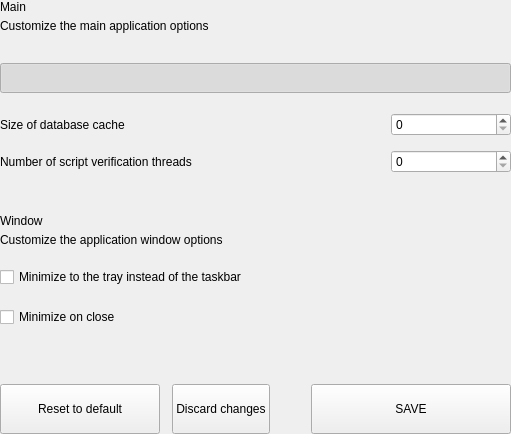
<?xml version="1.0" encoding="UTF-8"?>
<ui version="4.0">
 <class>SettingsMainOptionsWidget</class>
 <widget class="QWidget" name="SettingsMainOptionsWidget">
  <property name="geometry">
   <rect>
    <x>0</x>
    <y>0</y>
    <width>511</width>
    <height>434</height>
   </rect>
  </property>
  <property name="windowTitle">
   <string notr="true">N/A</string>
  </property>
  <layout class="QVBoxLayout" name="verticalLayout">
   <property name="spacing">
    <number>0</number>
   </property>
   <property name="leftMargin">
    <number>0</number>
   </property>
   <property name="topMargin">
    <number>0</number>
   </property>
   <property name="rightMargin">
    <number>0</number>
   </property>
   <property name="bottomMargin">
    <number>0</number>
   </property>
   <item>
    <widget class="QWidget" name="left" native="true">
     <layout class="QVBoxLayout" name="verticalLayout_3">
      <property name="leftMargin">
       <number>0</number>
      </property>
      <property name="topMargin">
       <number>0</number>
      </property>
      <property name="rightMargin">
       <number>0</number>
      </property>
      <property name="bottomMargin">
       <number>0</number>
      </property>
      <item>
       <layout class="QVBoxLayout" name="verticalLayout_2">
        <property name="spacing">
         <number>0</number>
        </property>
        <item>
         <layout class="QHBoxLayout" name="horizontalLayout_3" stretch="1">
          <property name="spacing">
           <number>0</number>
          </property>
          <item>
           <layout class="QVBoxLayout" name="verticalLayoutTitle">
            <property name="spacing">
             <number>5</number>
            </property>
            <item>
             <widget class="QLabel" name="labelTitle">
              <property name="text">
               <string>Main</string>
              </property>
             </widget>
            </item>
            <item>
             <widget class="QLabel" name="labelSubtitle1">
              <property name="text">
               <string>Customize the main application options</string>
              </property>
              <property name="wordWrap">
               <bool>true</bool>
              </property>
             </widget>
            </item>
           </layout>
          </item>
         </layout>
        </item>
        <item>
         <spacer name="verticalSpacer_2">
          <property name="orientation">
           <enum>Qt::Vertical</enum>
          </property>
          <property name="sizeType">
           <enum>QSizePolicy::Fixed</enum>
          </property>
          <property name="sizeHint" stdset="0">
           <size>
            <width>20</width>
            <height>30</height>
           </size>
          </property>
         </spacer>
        </item>
        <item>
         <layout class="QHBoxLayout" name="horizontalLayout">
          <item>
           <widget class="QPushButton" name="pushSwitchStart">
            <property name="minimumSize">
             <size>
              <width>0</width>
              <height>30</height>
             </size>
            </property>
            <property name="maximumSize">
             <size>
              <width>16777215</width>
              <height>30</height>
             </size>
            </property>
            <property name="text">
             <string/>
            </property>
            <property name="checkable">
             <bool>true</bool>
            </property>
            <property name="checked">
             <bool>true</bool>
            </property>
           </widget>
          </item>
         </layout>
        </item>
        <item>
         <spacer name="verticalSpacer_3">
          <property name="orientation">
           <enum>Qt::Vertical</enum>
          </property>
          <property name="sizeType">
           <enum>QSizePolicy::Fixed</enum>
          </property>
          <property name="sizeHint" stdset="0">
           <size>
            <width>20</width>
            <height>20</height>
           </size>
          </property>
         </spacer>
        </item>
        <item>
         <layout class="QHBoxLayout" name="horizontalLayout_2">
          <item>
           <widget class="QLabel" name="labelTitleSizeDb">
            <property name="text">
             <string>Size of database cache</string>
            </property>
           </widget>
          </item>
          <item>
           <spacer name="horizontalSpacer_3">
            <property name="orientation">
             <enum>Qt::Horizontal</enum>
            </property>
            <property name="sizeHint" stdset="0">
             <size>
              <width>40</width>
              <height>20</height>
             </size>
            </property>
           </spacer>
          </item>
          <item>
           <widget class="QSpinBox" name="databaseCache">
            <property name="minimumSize">
             <size>
              <width>120</width>
              <height>0</height>
             </size>
            </property>
           </widget>
          </item>
         </layout>
        </item>
        <item>
         <spacer name="verticalThreads2">
          <property name="orientation">
           <enum>Qt::Vertical</enum>
          </property>
          <property name="sizeType">
           <enum>QSizePolicy::Fixed</enum>
          </property>
          <property name="sizeHint" stdset="0">
           <size>
            <width>20</width>
            <height>14</height>
           </size>
          </property>
         </spacer>
        </item>
        <item>
         <layout class="QHBoxLayout" name="horizontalThreads">
          <item>
           <widget class="QLabel" name="labelTitleThreads">
            <property name="text">
             <string>Number of script verification threads</string>
            </property>
           </widget>
          </item>
          <item>
           <spacer name="horizontalSpacerThreads">
            <property name="orientation">
             <enum>Qt::Horizontal</enum>
            </property>
            <property name="sizeHint" stdset="0">
             <size>
              <width>40</width>
              <height>20</height>
             </size>
            </property>
           </spacer>
          </item>
          <item>
           <widget class="QSpinBox" name="threadsScriptVerif">
            <property name="minimumSize">
             <size>
              <width>120</width>
              <height>0</height>
             </size>
            </property>
           </widget>
          </item>
         </layout>
        </item>
        <item>
         <spacer name="verticalPercentagezVlt">
          <property name="orientation">
           <enum>Qt::Vertical</enum>
          </property>
          <property name="sizeType">
           <enum>QSizePolicy::Fixed</enum>
          </property>
          <property name="sizeHint" stdset="0">
           <size>
            <width>20</width>
            <height>20</height>
           </size>
          </property>
         </spacer>
        </item>
        <item>
         <widget class="QLabel" name="labelDivider">
          <property name="minimumSize">
           <size>
            <width>0</width>
            <height>1</height>
           </size>
          </property>
          <property name="maximumSize">
           <size>
            <width>16777215</width>
            <height>1</height>
           </size>
          </property>
          <property name="text">
           <string/>
          </property>
         </widget>
        </item>
        <item>
         <spacer name="verticalThreads">
          <property name="orientation">
           <enum>Qt::Vertical</enum>
          </property>
          <property name="sizeType">
           <enum>QSizePolicy::Fixed</enum>
          </property>
          <property name="sizeHint" stdset="0">
           <size>
            <width>20</width>
            <height>20</height>
           </size>
          </property>
         </spacer>
        </item>
        <item>
         <layout class="QHBoxLayout" name="horizontalLayout_34" stretch="1">
          <property name="spacing">
           <number>0</number>
          </property>
          <item>
           <layout class="QVBoxLayout" name="verticalLayoutTitle2">
            <property name="spacing">
             <number>5</number>
            </property>
            <item>
             <widget class="QLabel" name="labelTitleDown">
              <property name="text">
               <string>Window</string>
              </property>
             </widget>
            </item>
            <item>
             <widget class="QLabel" name="labelSubtitleDown">
              <property name="text">
               <string>Customize the application window options</string>
              </property>
              <property name="wordWrap">
               <bool>true</bool>
              </property>
             </widget>
            </item>
           </layout>
          </item>
         </layout>
        </item>
        <item>
         <spacer name="verticalSpacer_5">
          <property name="orientation">
           <enum>Qt::Vertical</enum>
          </property>
          <property name="sizeType">
           <enum>QSizePolicy::Fixed</enum>
          </property>
          <property name="sizeHint" stdset="0">
           <size>
            <width>20</width>
            <height>20</height>
           </size>
          </property>
         </spacer>
        </item>
        <item>
         <widget class="QCheckBox" name="checkBoxMinTaskbar">
          <property name="text">
           <string>Minimize to the tray instead of the taskbar</string>
          </property>
         </widget>
        </item>
        <item>
         <spacer name="verticalSpacer_4">
          <property name="orientation">
           <enum>Qt::Vertical</enum>
          </property>
          <property name="sizeType">
           <enum>QSizePolicy::Fixed</enum>
          </property>
          <property name="sizeHint" stdset="0">
           <size>
            <width>20</width>
            <height>20</height>
           </size>
          </property>
         </spacer>
        </item>
        <item>
         <widget class="QCheckBox" name="checkBoxMinClose">
          <property name="text">
           <string>Minimize on close</string>
          </property>
         </widget>
        </item>
        <item>
         <spacer name="verticalSpacer">
          <property name="orientation">
           <enum>Qt::Vertical</enum>
          </property>
          <property name="sizeHint" stdset="0">
           <size>
            <width>20</width>
            <height>40</height>
           </size>
          </property>
         </spacer>
        </item>
        <item>
         <layout class="QHBoxLayout" name="horizontalLayout_7">
          <property name="spacing">
           <number>12</number>
          </property>
          <item>
           <widget class="QPushButton" name="pushButtonReset">
            <property name="minimumSize">
             <size>
              <width>160</width>
              <height>50</height>
             </size>
            </property>
            <property name="maximumSize">
             <size>
              <width>50</width>
              <height>16777215</height>
             </size>
            </property>
            <property name="focusPolicy">
             <enum>Qt::NoFocus</enum>
            </property>
            <property name="text">
             <string>Reset to default</string>
            </property>
           </widget>
          </item>
          <item>
           <widget class="QPushButton" name="pushButtonClean">
            <property name="minimumSize">
             <size>
              <width>0</width>
              <height>50</height>
             </size>
            </property>
            <property name="focusPolicy">
             <enum>Qt::NoFocus</enum>
            </property>
            <property name="text">
             <string>Discard changes</string>
            </property>
           </widget>
          </item>
          <item>
           <spacer name="horizontalSpacer_5">
            <property name="orientation">
             <enum>Qt::Horizontal</enum>
            </property>
            <property name="sizeType">
             <enum>QSizePolicy::Expanding</enum>
            </property>
            <property name="sizeHint" stdset="0">
             <size>
              <width>40</width>
              <height>20</height>
             </size>
            </property>
           </spacer>
          </item>
          <item>
           <widget class="QPushButton" name="pushButtonSave">
            <property name="minimumSize">
             <size>
              <width>200</width>
              <height>50</height>
             </size>
            </property>
            <property name="maximumSize">
             <size>
              <width>200</width>
              <height>50</height>
             </size>
            </property>
            <property name="focusPolicy">
             <enum>Qt::NoFocus</enum>
            </property>
            <property name="text">
             <string>SAVE</string>
            </property>
           </widget>
          </item>
         </layout>
        </item>
       </layout>
      </item>
     </layout>
    </widget>
   </item>
  </layout>
 </widget>
 <resources/>
 <connections/>
</ui>
